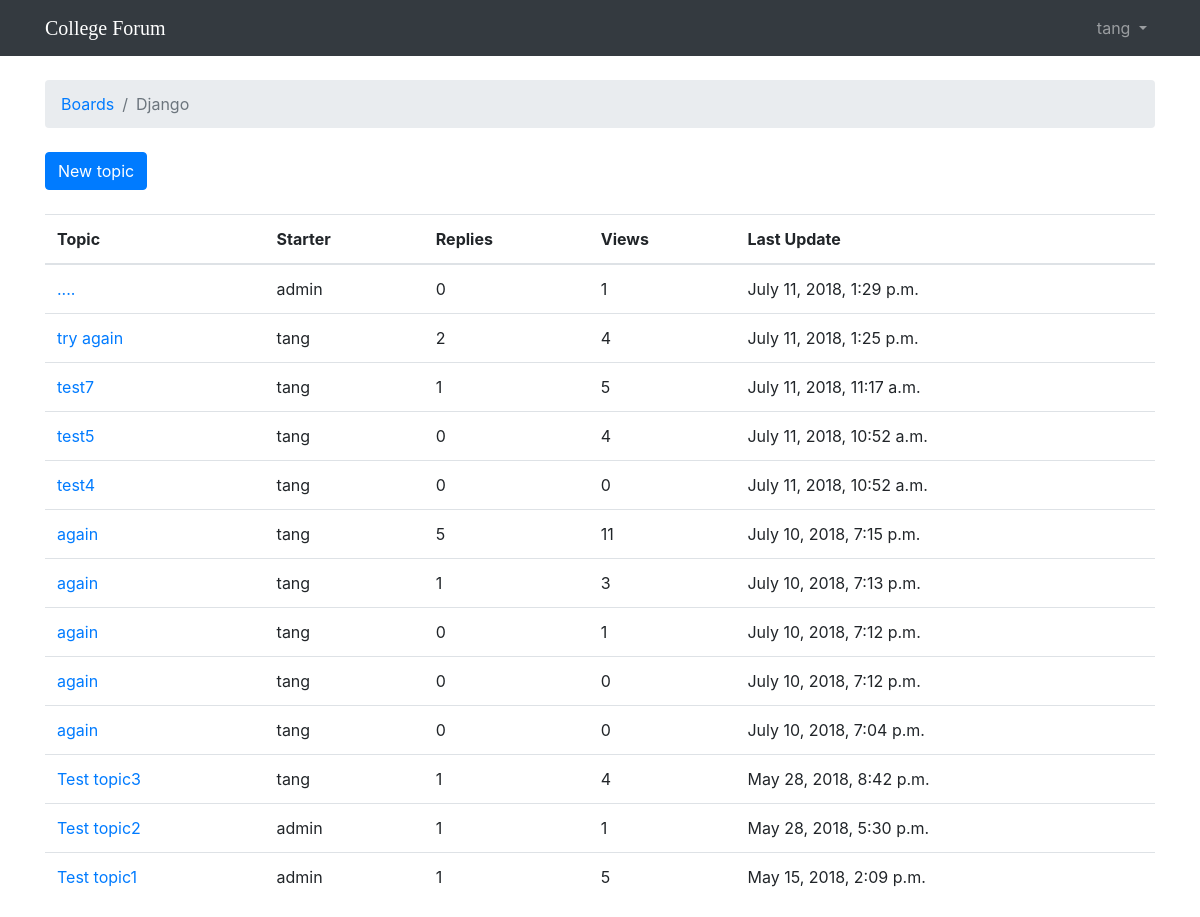
The app's page /boards/1/ (signed in) with its own data.
### boards/models.py (models this page shows, shortened)
class Board(models.Model):
    name = models.CharField(max_length=30, unique=True)
    description = models.CharField(max_length=100)

class Topic(models.Model):
    subject = models.CharField(max_length=300)
    last_updated = models.DateTimeField(auto_now_add=True)
    board = models.ForeignKey(Board, related_name='topics')
    starter = models.ForeignKey(User, related_name='topics')
    views = models.PositiveIntegerField(default=0)

### boards/views.py (the view)
# urls.py: url(r'^boards/(?P<pk>\d+)/$', views.board_topics, name='board_topics'),
def board_topics(request, pk):
    board = get_object_or_404(Board, pk=pk)
    topics = board.topics.order_by('-last_updated').annotate(replies=Count('posts')-1)
    return render(request, 'topics.html', {'board': board, 'topics': topics})

### templates/topics.html (shortened to what this page needs)
{% extends 'base.html' %}
{% block breadcrumb %}
    <li class="breadcrumb-item"><a href="{% url 'home' %}">Boards</a></li>
    <li class="breadcrumb-item active">{{ board.name }}</li>
{% endblock %}
{% block content %}
    <div class="mb-4">
        <a href="{% url 'new_topic' board.pk %}" class="btn btn-primary">New topic</a>
    </div>
    <table class="table">
        <thead class="thead-inverse">
        <tr>
            <th>Topic</th>
            <th>Starter</th>
            <th>Replies</th>
            <th>Views</th>
            <th>Last Update</th>
        </tr>
        </thead>
        <tbody>
        {% for topic in topics %}
            <tr>
                <td><a href="{% url 'topic_posts' board.pk topic.pk %}">{{ topic.subject }}</a></td>
                <td>{{ topic.starter.username }}</td>
                <td>{{ topic.replies }}</td>
                <td>{{ topic.views }}</td>
                <td>{{ topic.last_updated }}</td>
            </tr>
        {% endfor %}
        </tbody>
    </table>
{% endblock %}

### templates/base.html (shortened to what this page needs)
{% load static %}<!DOCTYPE html>
<html>
<head>
    <link rel="stylesheet" href="{% static 'css/bootstrap.min.css' %}">
    <link rel="stylesheet" href="{% static 'css/app.css' %}">
</head>
<body>
{% block body %}
    <nav class="navbar navbar-expand-sm navbar-dark bg-dark">
        <div class="container">
            <a class="navbar-brand" href="{% url 'home' %}">College Forum</a>
            <div class="collapse navbar-collapse" id="mainMenu">
                {% if user.is_authenticated %}
                    <ul class="navbar-nav ml-auto">
                        <li class="nav-item dropdown">
                            <a class="nav-link dropdown-toggle" href="#" id="userMenu" data-toggle="dropdown"
                               aria-haspopup="true" aria-expanded="false">
                                {{ user.username }}
                            </a>
                        </li>
                    </ul>
                {% else %}
                    <form class="form-inline ml-auto">
                        <a href="{% url 'login' %}" class="btn btn-outline-secondary">Log in</a>
                        <a href="{% url 'signup' %}" class="btn btn-primary ml-2">Sign up</a>
                    </form>
                {% endif %}
            </div>
        </div>
    </nav>
    <div class="container">
        <ol class="breadcrumb my-4">
            {% block breadcrumb %}
            {% endblock %}
        </ol>
        {% block content %}
        {% endblock %}
    </div>
{% endblock body %}
</body>
</html>

### static/css/app.css (style rules this page uses)
.navbar-brand { font-family: 'Peralta', cursive; }

### records on screen
Board: name "Django"
Topic: subject "....", starter.username "admin", replies "0", views "1", last_updated "July 11, 2018, 1:29 p.m."
Topic: subject "try again", starter.username "tang", replies "2", views "4", last_updated "July 11, 2018, 1:25 p.m."
Topic: subject "test7", starter.username "tang", replies "1", views "5", last_updated "July 11, 2018, 11:17 a.m."
Topic: subject "test5", starter.username "tang", replies "0", views "4", last_updated "July 11, 2018, 10:52 a.m."
Topic: subject "test4", starter.username "tang", replies "0", views "0", last_updated "July 11, 2018, 10:52 a.m."
Topic: subject "again", starter.username "tang", replies "5", views "11", last_updated "July 10, 2018, 7:15 p.m."
Topic: subject "again", starter.username "tang", replies "1", views "3", last_updated "July 10, 2018, 7:13 p.m."
Topic: subject "again", starter.username "tang", replies "0", views "1", last_updated "July 10, 2018, 7:12 p.m."
Topic: subject "again", starter.username "tang", replies "0", views "0", last_updated "July 10, 2018, 7:12 p.m."
Topic: subject "again", starter.username "tang", replies "0", views "0", last_updated "July 10, 2018, 7:04 p.m."
Topic: subject "Test topic3", starter.username "tang", replies "1", views "4", last_updated "May 28, 2018, 8:42 p.m."
Topic: subject "Test topic2", starter.username "admin", replies "1", views "1", last_updated "May 28, 2018, 5:30 p.m."
Topic: subject "Test topic1", starter.username "admin", replies "1", views "5", last_updated "May 15, 2018, 2:09 p.m."

### other values on screen
{{ user.username }} "tang"
